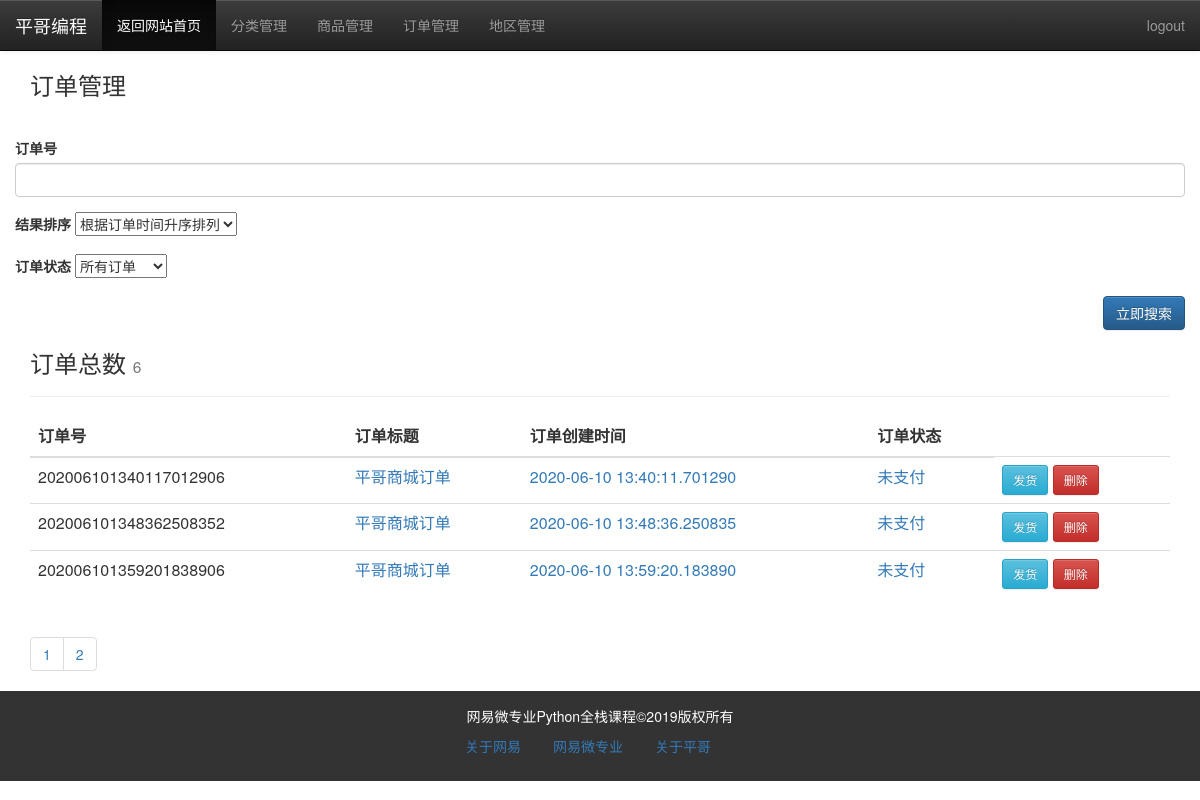
The page /admin/manage/orders/2 (signed in) on the database its author committed.
### xp_mall/models/order.py (models this page shows)
class Order(db.Model):
    id = db.Column(db.Integer, primary_key=True)
    order_no = db.Column(db.String(50))
    subject = db.Column(db.String(100))
    total_price = db.Column(db.FLOAT)
    status = db.Column(db.String(10))
    seller = db.Column(db.String(50))
    buyer = db.Column(db.String(50))
    createTime = db.Column(db.DATETIME)
    payment = db.Column(db.String(30))
    paytime = db.Column(db.DATETIME)
    goods = db.relationship('OrderGoods', back_populates='order', cascade='all, delete-orphan')
    logistics = db.relationship('Logistics', back_populates='order', cascade='all, delete-orphan')

### xp_mall/admin/orders.py (the view, shortened to what this page needs)
@admin_module.route('/manage/orders', defaults={'page': 1})
@admin_module.route('/manage/orders/<int:page>', methods=['GET'])
def manage_orders(page):
    form = SearchForm()
    order_query =  Order.query
    status = request.args.get("status", None)
    if status:
        form.status = status
        order_query = order_query.filter_by(status=status)
    keyword = request.args.get("keyword", None)
    if keyword:
        form.keyword.data = keyword
        order_query = order_query.whooshee_search(keyword)
    print(order_query)
    pagination = order_query.paginate(
         page,current_app.config['XPMALL_MANAGE_GOODS_PER_PAGE'])
    condition = request.query_string.decode()
    return render_template('admin/order/order_list.html', page=page,
                           pagination=pagination, form=form,
                           condition=condition)

### xp_mall/forms/order.py
class SearchForm(FlaskForm):
    status = SelectField("订单状态", choices=[(0, "所有订单"),
                                                 (1, "已支付订单"),
                                                 (2, "已发货订单"),
                                                 (3, "已收货订单"),
                                                ])
    keyword = StringField("订单号")
    order_type = SelectField("结果排序", choices=[(1, "根据订单时间升序排列"),
                                                 (2, "根据订单时间降序排列")
                                                ])

### app.py (called while the page is built)
def register_request_handlers(app):
    @app.after_request
    def query_profiler(response):
        for q in get_debug_queries():
            if q.duration >= app.config['XPMALL_SLOW_QUERY_THRESHOLD']:
                app.logger.warning(
                    'Slow query: Duration: %fs\n Context: %s\nQuery: %s\n '
                    % (q.duration, q.context, q.statement)
                )
        return response

### xp_mall/admin/__init__.py (called while the page is built)
@admin_module.before_request
@login_required
def is_admin():
    if not current_user.is_admin :
        return redirect(url_for("login"))

### xp_mall/extensions.py (called while the page is built)
@login_manager.user_loader
def load_user(user_id):
    from xp_mall.models.member import Member
    user = Member.query.get(int(user_id))
    return user

### xp_mall/filters.py (called while the page is built)
def create_filter(app):
    @app.template_filter()
    def get_order_status(status):
        status_list = {"0":"未支付", "1":"等待发货", "2":"等待收货", "3":"已收货"}
        return status_list[status]

### templates/admin/order/order_list.html (shortened to what this page needs)
{% extends "admin/admin_base.html" %}
{% block content %}
<div class="container">
    <div class="row">
        <div class="main col-md-12 col-lg-12 col-xs-12 col-sm-12" >
        <h3>订单管理</h3>
        <div class="page-header">
            <form action="{{ url_for("admin.manage_orders",page=1) }}"  method="get" class="form-horizontal"  id="search_form">
                <div class="form-group">
                    {{ form.keyword.label }}
                    {{ form.keyword(class="form-control") }}
                </div>
                <div class="form-group">
                    {{ form.order_type.label }}
                    {{ form.order_type }}
                </div>
                <div class="form-group">
                    {{ form.status.label }}
                    {{ form.status }}
                </div>
                <div class="form-group ">
                    <input type="button" name="search" class="btn btn-primary pull-right search-btn" value="立即搜索">
                </div>
            </form>
            <h3>订单总数
                <small class="text-muted">{{ pagination.total }}</small>
            </h3>
        </div>
{% if pagination.total > 0 %}
        <table class="table">
            <thead>
            <tr>
                <th>订单号</th>
                <th>订单标题</th>
                <th>订单创建时间</th>
                <th>订单状态</th>
            </tr>
            </thead>
            {% for order in pagination.items %}
            <tr>
                <td>{{ order.order_no }} </td>
                <td><a href="" target="_blank">{{ order.subject }}</a></td>
                <td><a href="">{{ order.createTime }}</a></td>
                <td><a href="">{{ order.status | get_order_status }}</a></td>
                <td>
                    <a class="btn btn-info btn-sm edit-btn"  href="" target="_blank">发货</a>
                    <button type="submit" class="btn btn-danger btn-sm delete-btn" onclick="return confirm('Are you sure?');" data-href="">删除
                    </button>
                </td>
            </tr>
            {% endfor %}
        </table>
        <div class="page-footer">
            <ul class="pagination">
                {% for page in pagination.iter_pages() %}
                    {% if page!=None %}
                <li><a href="{{ url_for("admin.manage_orders", page=page) }}?{{ condition }}">{{ page }}</a></li>
                    {% else %}
                    <li><a href="#">...</a></li>
                    {% endif %}
                {% endfor %}
            </ul>
        </div>
        {% else %}
        <div class="tip"><h5>暂无订单</h5></div>
    {% endif %}
        </div>
    </div>
</div>
{% endblock %}

### rows shown on the page
Order: order_no "202006101340117012906", subject "平哥商城订单", createTime "2020-06-10 13:40:11.701290", status|get_order_status "未支付"
Order: order_no "202006101348362508352", subject "平哥商城订单", createTime "2020-06-10 13:48:36.250835", status|get_order_status "未支付"
Order: order_no "202006101359201838906", subject "平哥商城订单", createTime "2020-06-10 13:59:20.183890", status|get_order_status "未支付"

### other values the page prints
{{ pagination.total }} "6"
{{ page }} "1" "2"
